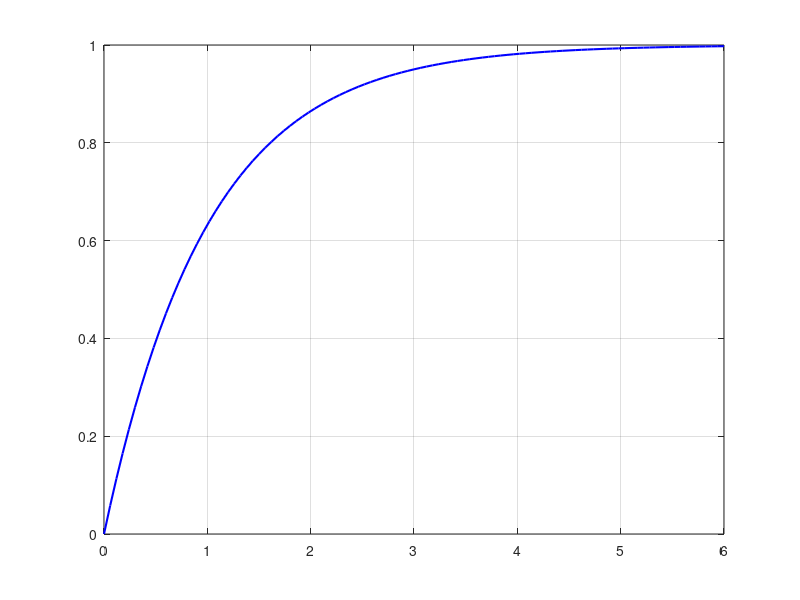

Reproduce this figure in MATLAB. (Note: this script raises an error after producing the figure.)
H = tf([1 1], [1 2 1]);
[y, t] = step(H);
plot(t, y, 'b-', "LineWidth", 1.5);
grid ON;
plot(out.simout.Time, out.simout.Data(:, 1), 'r-', out.simout.Time, out.simout.Data(:, 2), 'g-');
